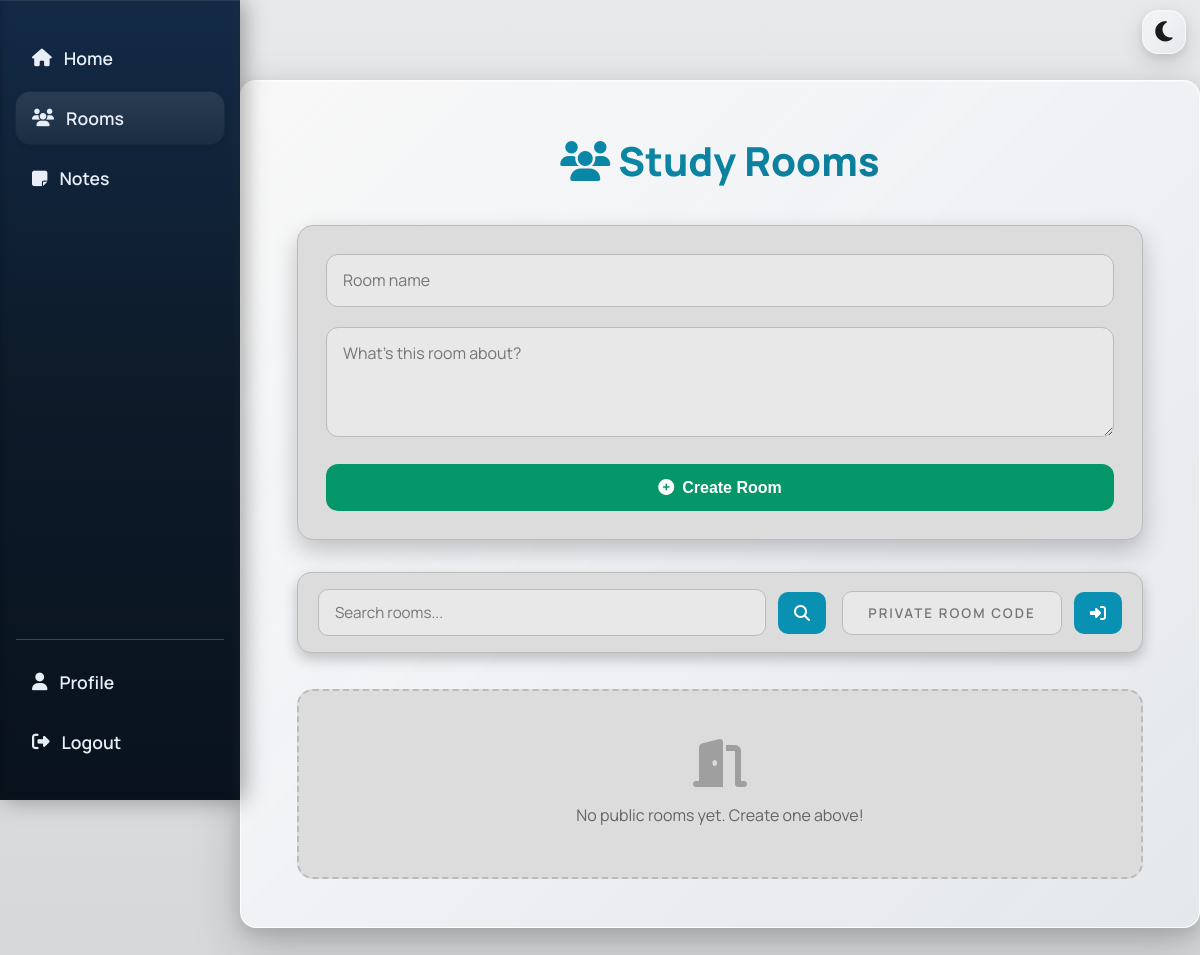
The app's page /studybuddy/rooms/ (signed in), older data.
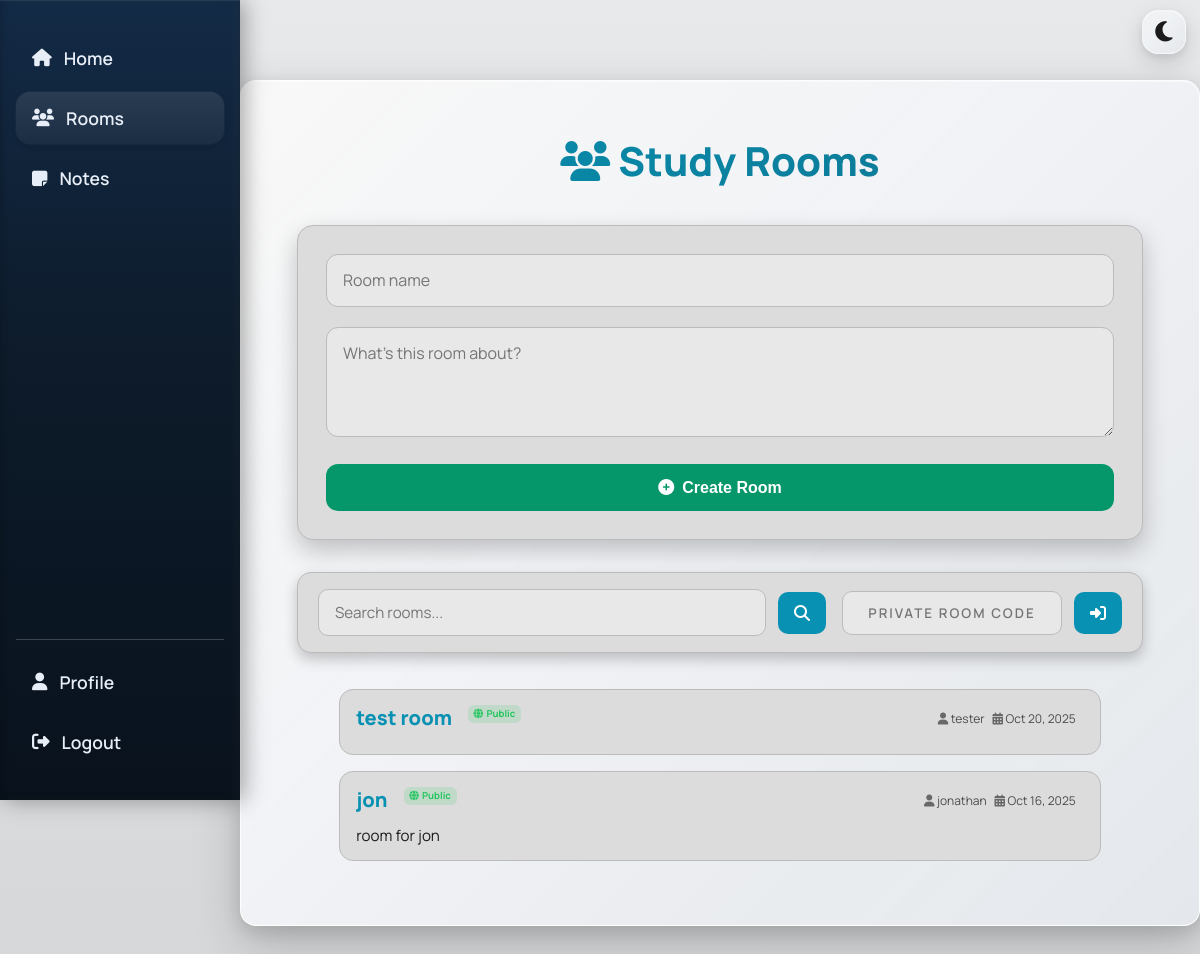
The same page, newer data.
### studybuddy/models.py (models this page shows, shortened)
class Room(models.Model):
    name = models.CharField(max_length=100)
    description = models.TextField(blank=True, null=True)
    created_by = models.ForeignKey(User, on_delete=models.CASCADE, related_name="rooms")
    created_at = models.DateTimeField(auto_now_add=True)
    is_private = models.BooleanField(default=False)
    password = models.CharField(max_length=128, blank=True, null=True)
    timer_started_at = models.DateTimeField(null=True, blank=True)
    timer_duration = models.IntegerField(default=1500)  # 25 minutes in seconds
    timer_is_running = models.BooleanField(default=False)
    timer_mode = models.CharField(
        max_length=10, default="work", choices=[("work", "Work"), ("break", "Break")]
    )

### studybuddy/views.py (the view, shortened to what this page needs)
# urls.py: path("rooms/", views.rooms, name="rooms"),
@login_required
def rooms(request):
    all_rooms = Room.objects.filter(is_private=False).order_by("-created_at")
    return render(request, "studybuddy/rooms.html", {"rooms": all_rooms})

### studybuddy/templates/studybuddy/rooms.html (shortened to what this page needs)
{% extends 'studybuddy/base.html' %}
{% block content %}
<div class="rooms-header">
    <h1><i class="fas fa-users"></i> Study Rooms</h1>
</div>
<form id="create-room-form" method="POST" class="create-room-form">
    <div class="create-room-field">
        <input type="text" name="name" placeholder="Room name" required>
    </div>
    <div class="create-room-field">
        <textarea name="description" placeholder="What’s this room about?"></textarea>
    </div>
    <button type="submit" class="create-btn">
        <i class="fas fa-plus-circle"></i>
        Create Room
    </button>
</form>
<div class="rooms-utility-bar">
    <div class="utility-left">
        <input type="text" id="room-search" placeholder="Search rooms...">
        <button id="search-btn" class="utility-btn">
            <i class="fas fa-search"></i>
        </button>
    </div>
    <div class="utility-right">
        <input type="text" id="private-code" maxlength="10" placeholder="Private Room Code">
        <button id="join-private-btn" class="utility-btn">
            <i class="fas fa-sign-in-alt"></i>
        </button>
    </div>
</div>
    <div id="rooms-container">
        {% for room in rooms %}
            <div class="room-card" data-room-id="{{ room.id }}">
                <div class="room-top">
                    <a href="{% url 'studybuddy:room_detail' room.id %}" class="room-name">
                        {{ room.name }}
                    </a>
                    <div class="room-info-row">
                        <div class="room-badges">
                            {% if room.is_private %}
                                <span class="badge badge-private"><i class="fas fa-lock"></i> Private</span>
                            {% else %}
                                <span class="badge badge-public"><i class="fas fa-globe"></i> Public</span>
                            {% endif %}
                        </div>
                        <div class="room-meta-inline">
                            <span><i class="fas fa-user"></i> {{ room.created_by.username }}</span>
                            <span><i class="fas fa-calendar-alt"></i> {{ room.created_at|date:"M d, Y" }}</span>
                        </div>
                    </div>
                </div>
                <div class="room-description">
                    {{ room.description }}
                </div>
            </div>
            {% empty %}
            <div class="empty-state">
                <i class="fas fa-door-open"></i>
                <p>No public rooms yet. Create one above!</p>
            </div>
        {% endfor %}
    </div>
{% endblock %}

Row changes from the older to the newer data that the page shows:
added Room: name "test room", is_private False (drawn), created_by.username "tester", created_at "Oct 20, 2025"
added Room: name "jon", is_private False (drawn), created_by.username "jonathan", created_at "Oct 16, 2025", description "room for jon"
Text that changed along with them:
text no longer shown: "No public rooms yet. Create one above!"
